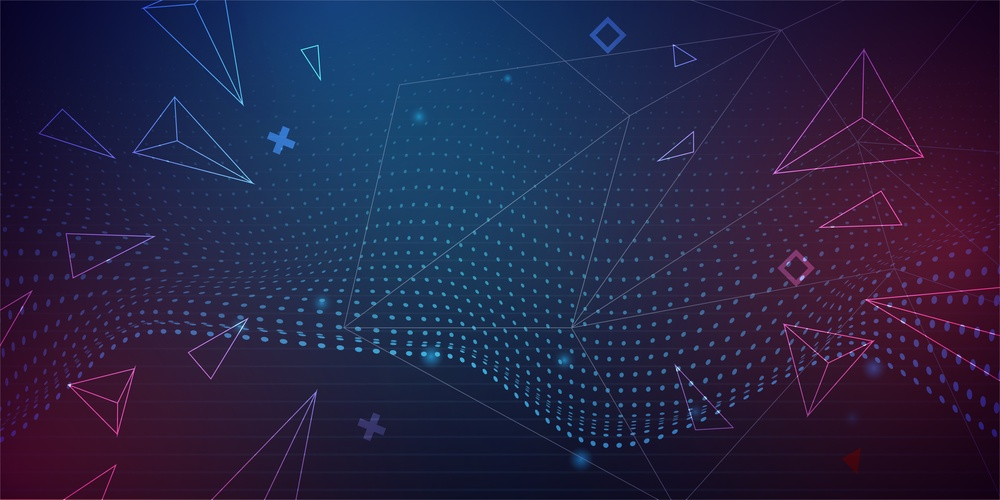
#> input picture finexo-html/images/bg9.jpg, 1000 x 500 px, shrunk from 5001 x 2501 before the run, found by its file name
$ python flip.py
#> lines starting #> are read from the running program, lines starting #| are printed output that depends on the picture
import numpy as np
import matplotlib.pyplot as plt
from scipy.ndimage import convolve


x = plt.imread("/Users/drobot/Library/Mobile Documents/com~apple~CloudDocs/coding/frontend/finexo-html/images/bg9.jpg")
#> x is the input picture: shape (500, 1000, 3); mean R, G, B 38.8, 35.3, 69.1

# flip_image = np.fliplr(x)
# plt.imsave("/Users/drobot/Library/Mobile Documents/com~apple~CloudDocs/coding/frontend/finexo-html/images/bg4_blur.png", flip_image)


def blurImage(img):
    def gaussian_kernel(size, sigma=1.0):
        """Generate a 2D Gaussian kernel."""
#> called with size = 30, sigma = 5
        kernel = np.fromfunction(
            lambda x, y: (1/(2*np.pi*sigma**2)) * np.exp(-((x-size//2)**2 + (y-size//2)**2)/(2*sigma**2)),
            (size, size)
        )
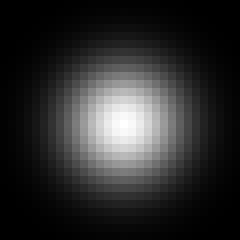
#> kernel: shape (30, 30) float64 (shown 8 times larger); min 7.86e-07, max 0.00637, mean 0.0011; drawn with min black and max white
        return kernel / np.sum(kernel)  # Normalize the kernel to sum to 1

    def blur_image(img, kernel_size=30, sigma=5.0):
        """Blur the image using a Gaussian blur."""
        # Create Gaussian kernel
        kernel = gaussian_kernel(kernel_size, sigma)

        # Apply the convolution operation using scipy's convolve function
        blurred_img = np.zeros_like(img)
        for channel in range(img.shape[2]):  # Apply blur to each color channel
            blurred_img[:, :, channel] = convolve(img[:, :, channel], kernel, mode='constant')
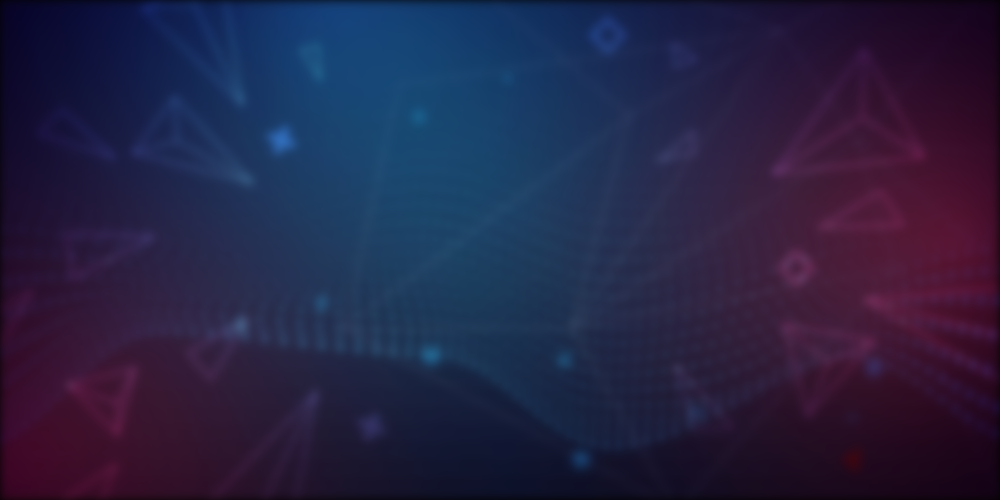
#> blurred_img: shape (500, 1000, 3); mean R, G, B 37.9, 34.6, 67.9

        return blurred_img

    blurred_img = blur_image(img)

    # Save the blurred image
    plt.imsave('/Users/drobot/Library/Mobile Documents/com~apple~CloudDocs/coding/frontend/finexo-html/images/bg9_blur.png', blurred_img)

    print("Blurred image saved successfully.")

blurImage(x)

$ run again, with finexo-html/images/bg5.jpg copied over finexo-html/images/bg9.jpg
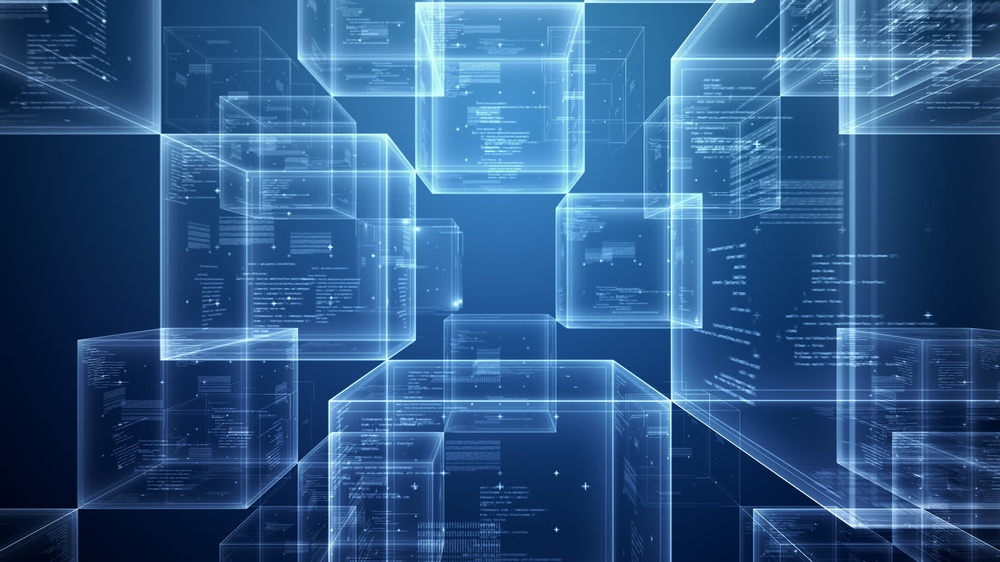
#> input picture finexo-html/images/bg5.jpg, 1000 x 562 px, shrunk from 1920 x 1080 before the run, found by its file name
#> x is the input picture: shape (562, 1000, 3); mean R, G, B 46.5, 89.4, 136.6
#> after the loop in blur_image, `for channel in range(img.shape[2]):`:
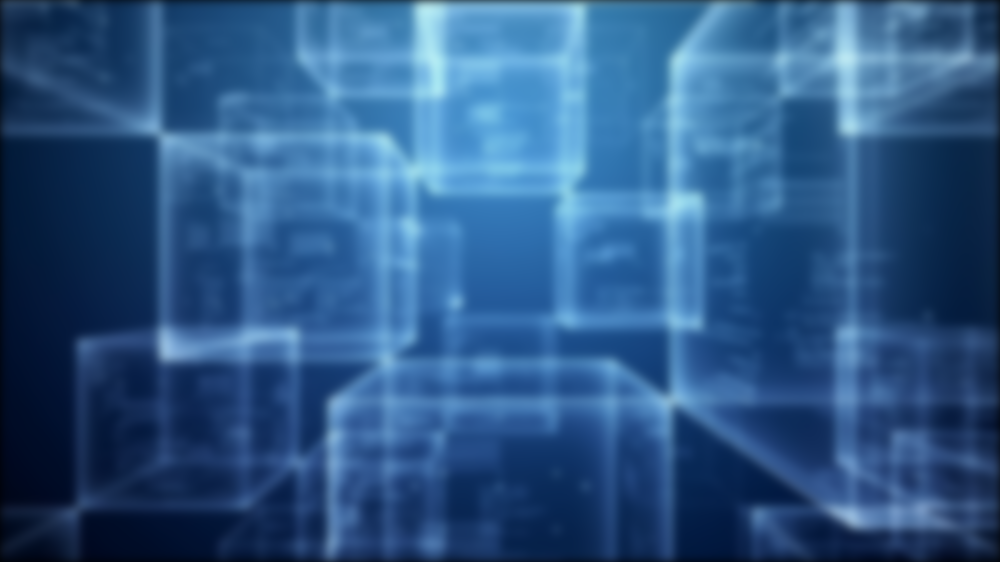
#> blurred_img: shape (562, 1000, 3); mean R, G, B 45.6, 88.2, 134.9

$ run again, with finexo-html/images/bg7.jpg copied over finexo-html/images/bg9.jpg
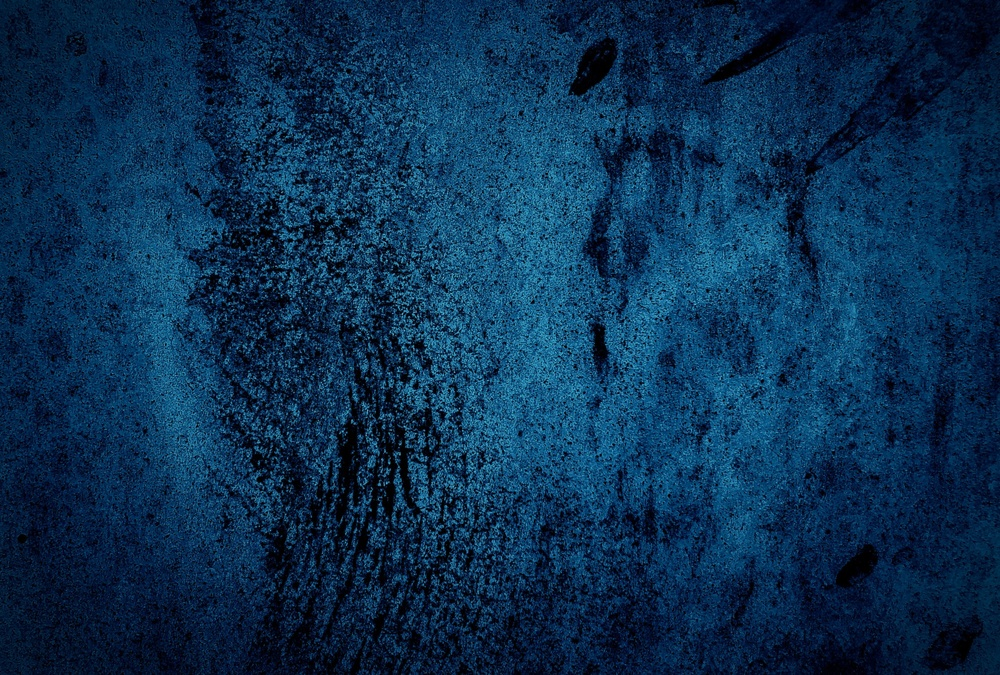
#> input picture finexo-html/images/bg7.jpg, 1000 x 675 px, shrunk from 1500 x 1012 before the run, found by its file name
#> x is the input picture: shape (675, 1000, 3); mean R, G, B 12.1, 47.6, 80.8
#> after the loop in blur_image, `for channel in range(img.shape[2]):`:
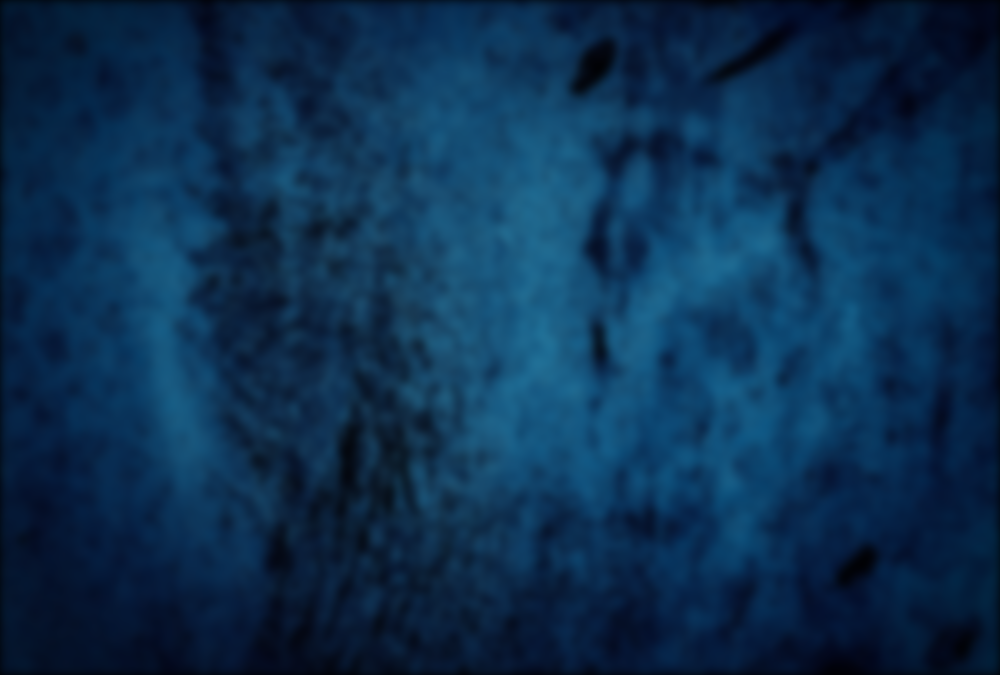
#> blurred_img: shape (675, 1000, 3); mean R, G, B 11.5, 46.9, 79.7
